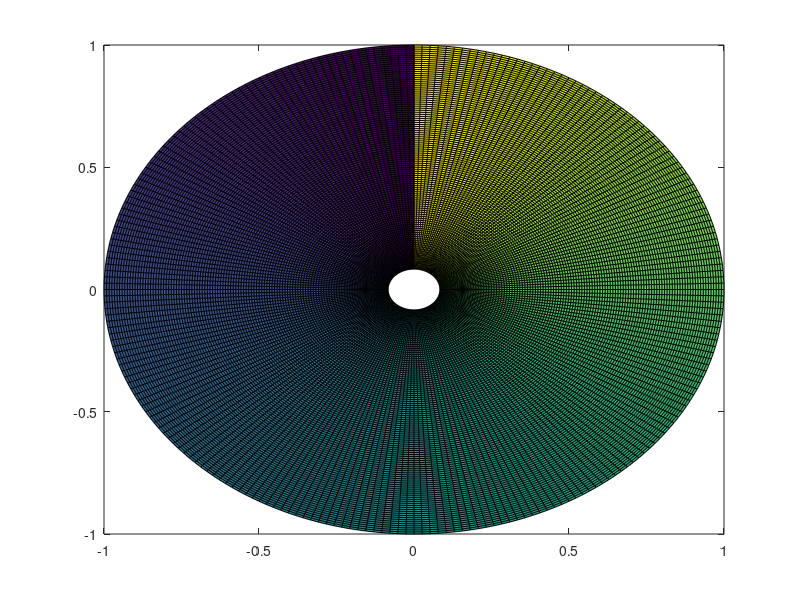

MATLAB code to generate this figure: (Note: this script raises an error after producing the figure.)
function colorwheel()

n = 120;
r = (10:n)'/n;
theta = pi*(-n:n)/n - pi/2;
X = r*cos(theta);
Y = r*sin(theta);
C = (0*r + 1)*theta;

h = pcolor(X,Y,C);
h.LineStyle = 'none';
axis equal tight;
axis off;

end

